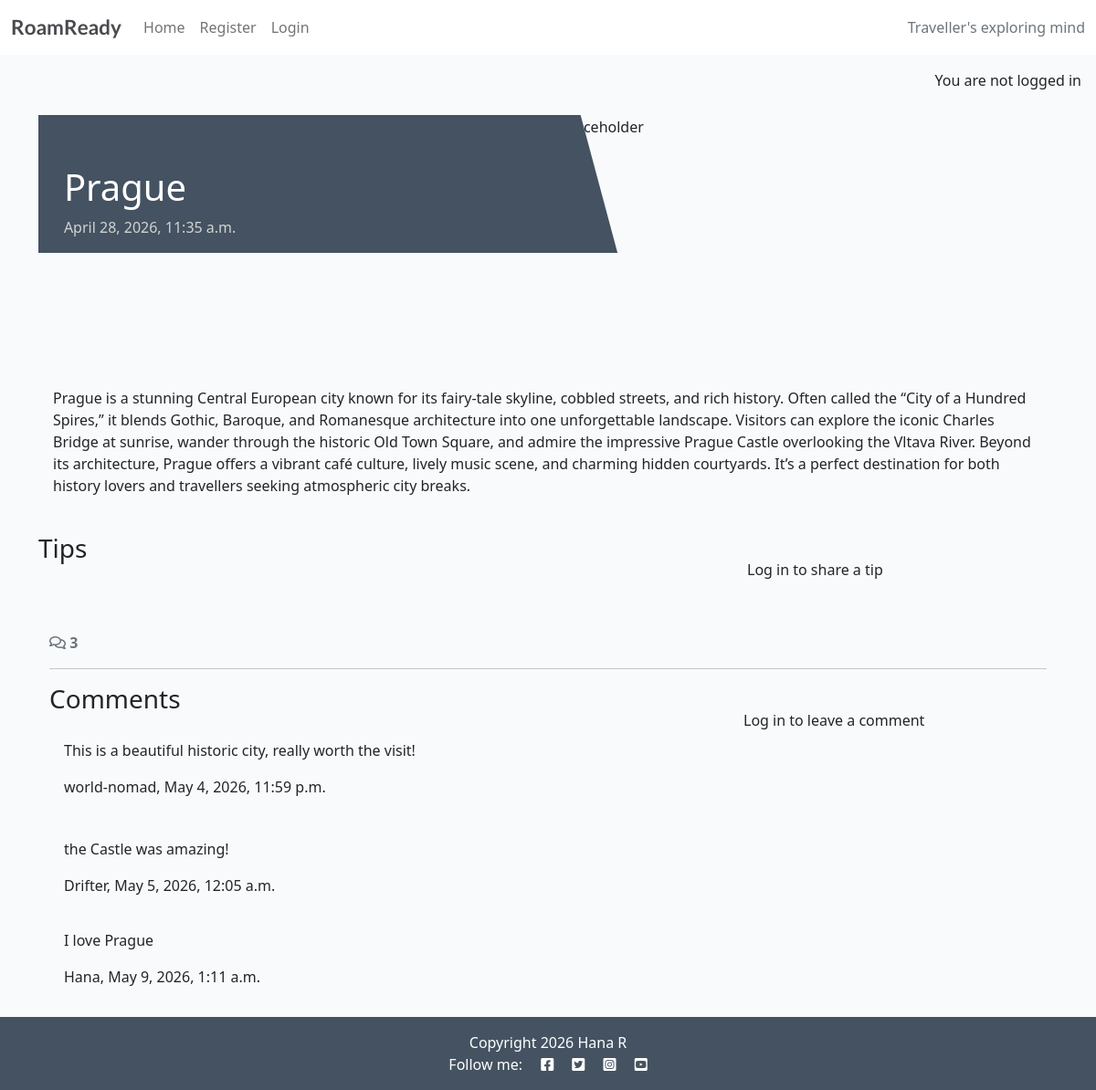
/1/, run on the app's committed database.
### destinations/models.py (models this page shows, shortened)
class Destination(models.Model):
    name = models.CharField(max_length=100)
    country = CountryField()
    category = models.CharField(max_length=50)
    featured_image = CloudinaryField('image', default='placeholder')
    description = models.TextField()
    created_on = models.DateTimeField(auto_now_add=True)
    status = models.IntegerField(choices=STATUS, default=1)
    class Meta:
        ordering = ['-created_on', 'country', 'category']

class Comment(models.Model):
    destination = models.ForeignKey(Destination, on_delete=models.CASCADE, related_name="comments")
    user = models.ForeignKey(User, on_delete=models.CASCADE, related_name="comments", null=True, blank=True)
    text = models.TextField()
    created_on = models.DateTimeField(auto_now_add=True)
    approved = models.BooleanField(default=False)

### destinations/views.py (the view, shortened to what this page needs)
# urls.py: path('<int:pk>/', views.destination_detail, name='destination_detail'),
def destination_detail(request, pk):
    destination = get_object_or_404(Destination, pk=pk)
    comments = destination.comments.all().order_by("-created_on")
    comment_count = destination.comments.filter(approved=True).count()
    tips = destination.tips.all().order_by("tip_type")
    comment_form = CommentForm()
    tip_form = TipForm()
    return render(
        request,
        "destinations/destination_detail.html",
        {"destination": destination,
         "comments":comments,
         "comment_count": comment_count,
         "comment_form": comment_form,
         "tip_form": tip_form
         },
    )

### destinations/templates/destinations/destination_detail.html (shortened to what this page needs)
{% extends 'base.html' %} {% block content %}
{% load static %}
{% load crispy_forms_tags %}
<div class="masthead">
    <div class="container">
        <div class="row g-0">
            <div class="col-md-6 masthead-text">
                <h1 class="post-title">{{ destination.name }}</h1>
                <p class="post-subtitle">{{ destination.created_on }}</p>
            </div>
            <div class="d-none d-md-block col-md-6 masthead-image">
                <img src="{% static 'images/default.jpg' %}" class="scale" alt="placeholder">
            </div>
        </div>
    </div>
</div>
<div class="container">
    <div class="row">
        <div class="col card mb-4  mt-3 left  top">
            <div class="card-body ">
                <p class="card-text">
                    {{ destination.description | safe }}
                </p>
            </div>
        </div>
    </div>
</div>
<div class="container">
    <div class="row">
        <div class="col-md-8">
            <h3>Tips</h3>
        </div>
        <div class="col-md-4">
            <div class="card mb-4 mt-3">
                <div class="card-body">
                    {% if user.is_authenticated %}
                    <h4>Add a tip</h4>
                    <p class="mb-2">Posting as: {{ user.username }}</p>
                    <form id="tipForm" method="post" style="margin-top: 1.3em;">
                        {% csrf_token %}
                        {{ tip_form | crispy }}
                        <button id="tipSubmitButton" type="submit" class="btn btn-signup btn-lg">Submit</button>
        </form>
        {% else %}
        <p>Log in to share a tip</p>
        {% endif %}
      </div>
        </div>
    </div>
</div>
<div class="container">
    <div class="row">
        <div class="col-12">
            <strong class="text-secondary">
                <i class="far fa-comments"></i> {{ comment_count }}
            </strong>
        </div>
        <div class="col-12">
            <hr>
        </div>
    </div>
    <div class="row">
        <div class="col-md-8">
            <h3 class="mb-0">Comments</h3>
            {% for comment in destination.comments.all %}
            <div class="card mb-2">
                <div class="card-body {% if not comment.approved and comment.user == user %}faded{% elif not comment.approved %}d-none{% endif %}">
                    <div id="comment{{ comment.id }}" class="card-id">{{ comment.text | linebreaks }}</div>
                    <p  class="card-text {% if not comment.approved and comment.user == user %}faded{% endif %}">{{ comment.user }}, {{ comment.created_on }}</p>
                </div>
            </div>
            {% empty %}
            <p class="text-muted">No comments yet</p>
            {% endfor %}
        </div>
        <div class="col-md-4">
            <div class="card mb-4 mt-3">
                <div class="card-body">
                    {% if user.is_authenticated %}
                    <h4>Leave a comment</h4>
                    <p class="mb-2">Posting as: {{ user.username }}</p>
                    <form id="commentForm" method="post" style="margin-top: 1.3em;">
                        {% csrf_token %}
                        {{ comment_form | crispy}}
                        <button id="commentSubmitButton" type="submit" class="btn btn-signup btn-lg">Submit</button>
                    </form>
                    {% else %}
                    <p>Log in to leave a comment</p>
                    {% endif %}
                </div>
            </div>
        </div>
    </div>
</div>
{% endblock content %}

### static/css/style.css (style rules this page uses)
body { background-color: #F9FAFC; }
.main-bg { background-color: #F9FAFC; }
.card { border: none; background-color: transparent; }
.card .card-body { padding-top: 0.75rem; }
.scale { width: 100%; height: auto; }
.masthead { margin-top: 10px; overflow: hidden; position: relative; display: inline-block; height: 33vh; width: 100%; }
.masthead-text { background-color: #445261; color: white; position: relative; }
.masthead-image { position: relative; overflow: hidden; }
.masthead-image:after { content: ""; position: absolute; top: 0; right: 90%; height: 100%; width: 150%; background: #445261; -webkit-transform: skew(15deg); -moz-transform: skew(15deg); transform: skew(15deg); z-index: 100; }
.post-title { margin-top: 10%; margin-left: 5%; }
.post-subtitle { margin-left: 5%; color: lightgray; }

### data on the page
Destination: name "Prague", created_on "April 28, 2026, 11:35 a.m.", description "Prague is a stunning Central European city known for its fairy-tale skyline, cobbled streets, and rich history. Often called the “City of a Hundred Spires,” it blends Gothic, Baroque, and Romanesque architecture into one unforgettable landscape. Visitors can explore the iconic Charles Bridge at sunrise, wander through the historic Old Town Square, and admire the impressive Prague Castle overlooking the Vltava River. Beyond its architecture, Prague offers a vibrant café culture, lively music scene, and charming hidden courtyards. It’s a perfect destination for both history lovers and travellers seeking atmospheric city breaks."
Comment: text "This is a beautiful historic city, really worth the visit!", user "world-nomad", created_on "May 4, 2026, 11:59 p.m."
Comment: text "the Castle was amazing!", user "Drifter", created_on "May 5, 2026, 12:05 a.m."
Comment: text "I love Prague", user "Hana", created_on "May 9, 2026, 1:11 a.m."

### other printed values
{{ comment_count }} "3"
